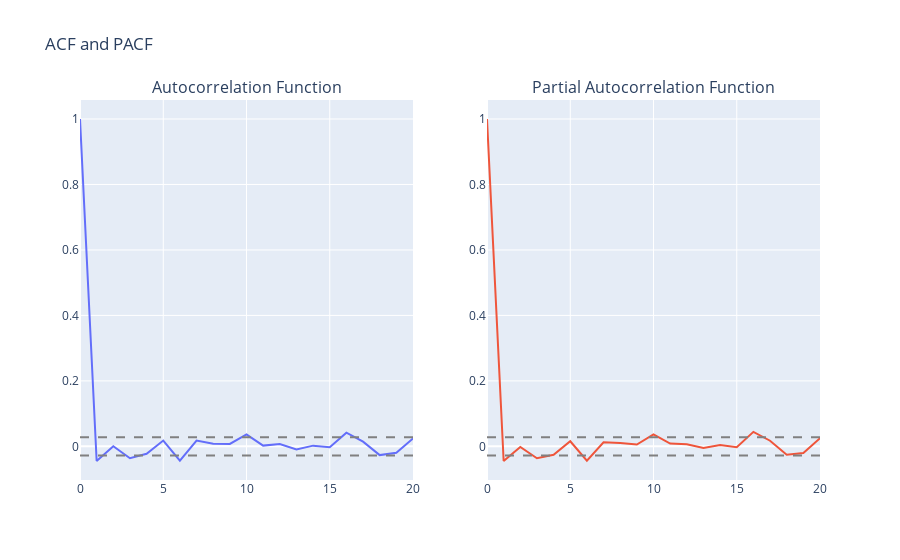

Notebook cell for this chart:
### Code cell
from plotly.subplots import make_subplots

# Supondo que datasetLogDiffShifting seja um pandas Series com seus dados de série temporal
lag_acf = acf(datasetLogDiffShifting, nlags=20)
lag_pacf = pacf(datasetLogDiffShifting, nlags=20, method='ols')

# Criar intervalo de confiança para ACF e PACF
conf_interval = 1.96/np.sqrt(len(datasetLogDiffShifting))

# Criar figura com subplots
fig = make_subplots(rows=1, cols=2, subplot_titles=('Autocorrelation Function', 'Partial Autocorrelation Function'))

# Adicionar ACF ao primeiro subplot
fig.add_trace(
    go.Scatter(
        x=np.arange(len(lag_acf)), 
        y=lag_acf, 
        mode='lines',
        name='ACF'
    ), 
    row=1, col=1
)

# Adicionar PACF ao segundo subplot
fig.add_trace(
    go.Scatter(
        x=np.arange(len(lag_pacf)), 
        y=lag_pacf, 
        mode='lines',
        name='PACF'
    ), 
    row=1, col=2
)

# Adicionar linhas de confiança para ACF e PACF
fig.add_trace(
    go.Scatter(
        x=np.arange(len(lag_acf)), 
        y=[conf_interval]*len(lag_acf), 
        mode='lines', 
        name='Upper Confidence Bound',
        line=dict(color='gray', dash='dash')
    ), 
    row=1, col=1
)

fig.add_trace(
    go.Scatter(
        x=np.arange(len(lag_acf)), 
        y=[-conf_interval]*len(lag_acf), 
        mode='lines', 
        name='Lower Confidence Bound',
        line=dict(color='gray', dash='dash')
    ), 
    row=1, col=1
)

fig.add_trace(
    go.Scatter(
        x=np.arange(len(lag_pacf)), 
        y=[conf_interval]*len(lag_pacf), 
        mode='lines', 
        line=dict(color='gray', dash='dash')
    ), 
    row=1, col=2
)

fig.add_trace(
    go.Scatter(
        x=np.arange(len(lag_pacf)), 
        y=[-conf_interval]*len(lag_pacf), 
        mode='lines', 
        line=dict(color='gray', dash='dash')
    ), 
    row=1, col=2
)

# Atualizar layout dos gráficos
fig.update_layout(
    title='ACF and PACF',
    showlegend=False
)

# Mostrar o gráfico
fig.show()

### Figure 1 — Plotly figure (JSON) as saved in the notebook; plotly's stock layout.template omitted (floating-point values rounded to 4 significant figures)
{"data": [{"mode": "lines", "name": "ACF", "type": "scatter", "x": [0, 1, 2, 3, 4, 5, 6, 7, 8, 9, 10, 11, 12, 13, 14, 15, 16, 17, 18, 19, 20], "xaxis": "x", "y": [1, -0.04471, 0.0003069, -0.03632, -0.02245, 0.01781, -0.04341, 0.01775, 0.008291, 0.007255, 0.03656, 0.002337, 0.006981, -0.009629, 0.0022, -0.00274, 0.04184, 0.01436, -0.02669, -0.01953, 0.02427], "yaxis": "y"}, {"mode": "lines", "name": "PACF", "type": "scatter", "x": [0, 1, 2, 3, 4, 5, 6, 7, 8, 9, 10, 11, 12, 13, 14, 15, 16, 17, 18, 19, 20], "xaxis": "x2", "y": [1, -0.04471, -0.0017, -0.03644, -0.02583, 0.01558, -0.04355, 0.0122, 0.01019, 0.005703, 0.03631, 0.008491, 0.006278, -0.004871, 0.004048, -0.002632, 0.0443, 0.0172, -0.02567, -0.02035, 0.02474], "yaxis": "y2"}, {"line": {"color": "gray", "dash": "dash"}, "mode": "lines", "name": "Upper Confidence Bound", "type": "scatter", "x": [0, 1, 2, 3, 4, 5, 6, 7, 8, 9, 10, 11, 12, 13, 14, 15, 16, 17, 18, 19, 20], "xaxis": "x", "y": [0.02784, 0.02784, 0.02784, 0.02784, 0.02784, 0.02784, 0.02784, 0.02784, 0.02784, 0.02784, 0.02784, 0.02784, 0.02784, 0.02784, 0.02784, 0.02784, 0.02784, 0.02784, 0.02784, 0.02784, 0.02784], "yaxis": "y"}, {"line": {"color": "gray", "dash": "dash"}, "mode": "lines", "name": "Lower Confidence Bound", "type": "scatter", "x": [0, 1, 2, 3, 4, 5, 6, 7, 8, 9, 10, 11, 12, 13, 14, 15, 16, 17, 18, 19, 20], "xaxis": "x", "y": [-0.02784, -0.02784, -0.02784, -0.02784, -0.02784, -0.02784, -0.02784, -0.02784, -0.02784, -0.02784, -0.02784, -0.02784, -0.02784, -0.02784, -0.02784, -0.02784, -0.02784, -0.02784, -0.02784, -0.02784, -0.02784], "yaxis": "y"}, {"line": {"color": "gray", "dash": "dash"}, "mode": "lines", "type": "scatter", "x": [0, 1, 2, 3, 4, 5, 6, 7, 8, 9, 10, 11, 12, 13, 14, 15, 16, 17, 18, 19, 20], "xaxis": "x2", "y": [0.02784, 0.02784, 0.02784, 0.02784, 0.02784, 0.02784, 0.02784, 0.02784, 0.02784, 0.02784, 0.02784, 0.02784, 0.02784, 0.02784, 0.02784, 0.02784, 0.02784, 0.02784, 0.02784, 0.02784, 0.02784], "yaxis": "y2"}, {"line": {"color": "gray", "dash": "dash"}, "mode": "lines", "type": "scatter", "x": [0, 1, 2, 3, 4, 5, 6, 7, 8, 9, 10, 11, 12, 13, 14, 15, 16, 17, 18, 19, 20], "xaxis": "x2", "y": [-0.02784, -0.02784, -0.02784, -0.02784, -0.02784, -0.02784, -0.02784, -0.02784, -0.02784, -0.02784, -0.02784, -0.02784, -0.02784, -0.02784, -0.02784, -0.02784, -0.02784, -0.02784, -0.02784, -0.02784, -0.02784], "yaxis": "y2"}], "layout": {"annotations": [{"font": {"size": 16}, "showarrow": false, "text": "Autocorrelation Function", "x": 0.225, "xanchor": "center", "xref": "paper", "y": 1, "yanchor": "bottom", "yref": "paper"}, {"font": {"size": 16}, "showarrow": false, "text": "Partial Autocorrelation Function", "x": 0.775, "xanchor": "center", "xref": "paper", "y": 1, "yanchor": "bottom", "yref": "paper"}], "showlegend": false, "title": {"text": "ACF and PACF"}, "xaxis": {"anchor": "y", "domain": [0, 0.45]}, "xaxis2": {"anchor": "y2", "domain": [0.55, 1]}, "yaxis": {"anchor": "x", "domain": [0, 1]}, "yaxis2": {"anchor": "x2", "domain": [0, 1]}}}
